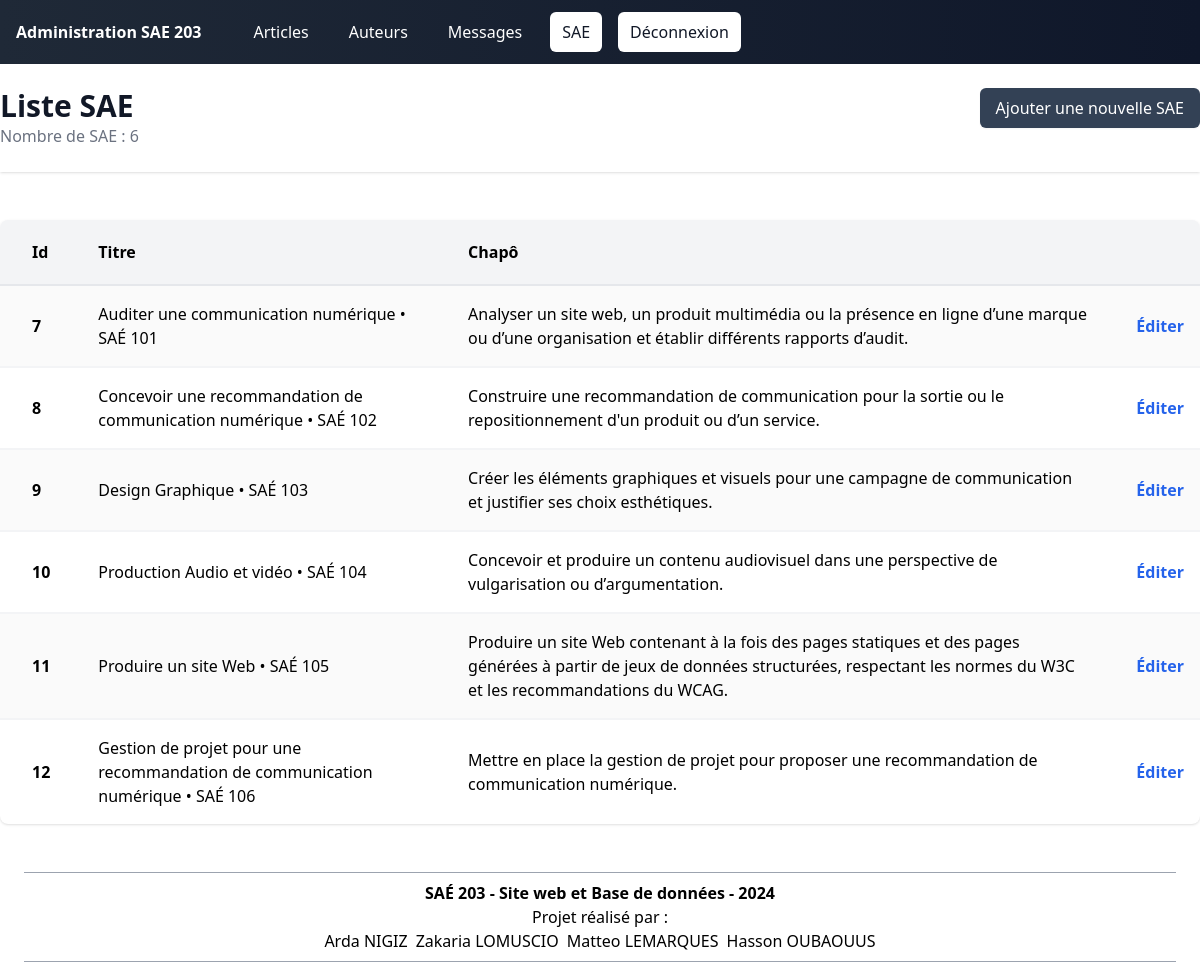
The app's page /code/administration/sae/index.php (signed in) with its own data.
### tables this page shows
CREATE TABLE `sae` (
  `id` int(11) NOT NULL,
  `titre` varchar(255) NOT NULL,
  `chapo` longtext NOT NULL,
  `lien_image` varchar(255) NOT NULL
);

### code/administration/sae/index.php (the view, shortened to what this page needs)
<?php
require_once('../../ressources/includes/connexion-bdd.php');
$requete_brute = '
    SELECT
        sa.id,
        sa.titre AS titre_sae,
        sa.chapo AS chapo_sae,
        sa.lien_image AS image_sae
    FROM sae AS sa
';
$resultat_brut = mysqli_query($mysqli_link, $requete_brute);
$resultat_liste = mysqli_query($mysqli_link, $requete_brute);
$racine_URL = $_SERVER['REQUEST_URI'];
$URL_creation = "{$racine_URL}/creation.php";
?>
<!DOCTYPE html>
<html lang="fr">
<head>
    <?php require_once("../ressources/includes/head.php"); ?>
</head>
<body>
    <?php require_once('../ressources/includes/menu-principal.php'); ?>
    <header class="bg-white shadow">
        <div class="mx-auto max-w-7xl py-6 justify-between flex">
            <div>
                <h1 class="text-3xl font-bold text-gray-900">Liste SAE</h1>
                <p class="text-gray-500">Nombre de SAE : <?php echo mysqli_num_rows($resultat_liste); ?></p>
            </div>
            <a href="<?php echo $URL_creation ?>" class="self-start block rounded-md py-2 px-4 text-base font-medium text-white shadow-sm bg-slate-700 hover:bg-slate-900">Ajouter une nouvelle SAE</a>
        </div>
    </header>
    <main>
        <div class="mx-auto max-w-7xl py-6">
            <div class="py-6">
                <table class="w-full bg-white rounded-lg overflow-hidden border-collapse shadow">
                    <thead class="bg-gray-100">
                        <tr>
                            <th class="font-bold pl-8 py-5 text-left">Id</th>
                            <th class="font-bold pl-8 py-5 text-left">Titre</th>
                            <th class="font-bold pl-8 py-5 text-left">Chapô</th>
                            <th class="pl-8 py-5"></th>
                        </tr>
                    </thead>
                    <tbody>
                    <?php
                        while ($element = mysqli_fetch_array($resultat_brut, MYSQLI_ASSOC)) {
                            $lien_edition = "{$racine_URL}/edition.php?id={$element["id"]}";
                            ?>
                            <tr class="odd:bg-neutral-50  border-b-2 border-b-gray-100 last:border-b-0 first:border-t-2 first:border-t-gray-200">
                                <td class="pl-8 p-4 font-bold">
                                    <?php echo $element["id"]; ?>
                                </td>
                                <td class="pl-8 p-4"><?php echo $element["titre_sae"]; ?></td>
                                <td class="pl-8 p-4"><?php echo $element["chapo_sae"]; ?></td>
                                <td class="pl-8 p-4">
                                    <a href='<?php echo $lien_edition; ?>' class='font-bold text-blue-600'>Éditer</a>
                                </td>
                            </tr>
                            <?php } ?>
                    </tbody>
                </table>
            </div>
        </div>
    </main>
    <?php
        require_once("../ressources/includes/global-footer.php");
    ?>
</body>
</html>

### records on screen
sae: id "7", titre "Auditer une communication numérique • SAÉ 101", chapo "Analyser un site web, un produit multimédia ou la présence en ligne d’une marque ou d’une organisation et établir différents rapports d’audit."
sae: id "8", titre "Concevoir une recommandation de communication numérique • SAÉ 102", chapo "Construire une recommandation de communication pour la sortie ou le repositionnement d'un produit ou d’un service."
sae: id "9", titre "Design Graphique • SAÉ 103", chapo "Créer les éléments graphiques et visuels pour une campagne de communication et justifier ses choix esthétiques."
sae: id "10", titre "Production Audio et vidéo • SAÉ 104", chapo "Concevoir et produire un contenu audiovisuel dans une perspective de vulgarisation ou d’argumentation."
sae: id "11", titre "Produire un site Web • SAÉ 105", chapo "Produire un site Web contenant à la fois des pages statiques et des pages générées à partir de jeux de données structurées, respectant les normes du W3C et les recommandations du WCAG."
sae: id "12", titre "Gestion de projet pour une recommandation de communication numérique • SAÉ 106", chapo "Mettre en place la gestion de projet pour proposer une recommandation de communication numérique."

### other values on screen
$entree_menu["nom"] "Articles"
$entree_menu["nom"] "Auteurs"
$entree_menu["nom"] "Messages"
$entree_menu["nom"] "SAE"
$entree_menu["nom"] "Déconnexion"
mysqli_num_rows($resultat_liste) "6"
